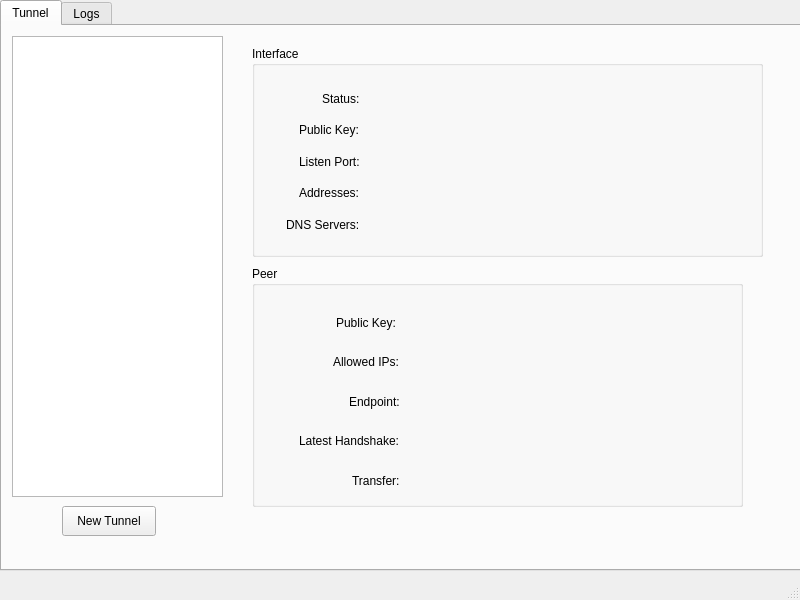
<?xml version="1.0" encoding="UTF-8"?>
<ui version="4.0">
 <class>MainWindow</class>
 <widget class="QMainWindow" name="MainWindow">
  <property name="geometry">
   <rect>
    <x>0</x>
    <y>0</y>
    <width>800</width>
    <height>600</height>
   </rect>
  </property>
  <property name="windowTitle">
   <string>MainWindow</string>
  </property>
  <widget class="QWidget" name="centralwidget">
   <widget class="QTabWidget" name="Tab">
    <property name="geometry">
     <rect>
      <x>0</x>
      <y>0</y>
      <width>801</width>
      <height>571</height>
     </rect>
    </property>
    <property name="currentIndex">
     <number>0</number>
    </property>
    <widget class="QWidget" name="Tunnel">
     <attribute name="title">
      <string>Tunnel</string>
     </attribute>
     <widget class="QListWidget" name="listWidget">
      <property name="geometry">
       <rect>
        <x>10</x>
        <y>10</y>
        <width>211</width>
        <height>461</height>
       </rect>
      </property>
     </widget>
     <widget class="QGroupBox" name="groupBox">
      <property name="geometry">
       <rect>
        <x>250</x>
        <y>240</y>
        <width>491</width>
        <height>241</height>
       </rect>
      </property>
      <property name="title">
       <string>Peer</string>
      </property>
      <widget class="QWidget" name="verticalLayoutWidget_2">
       <property name="geometry">
        <rect>
         <x>20</x>
         <y>40</y>
         <width>131</width>
         <height>191</height>
        </rect>
       </property>
       <layout class="QVBoxLayout" name="verticalLayout_2">
        <item alignment="Qt::AlignRight">
         <widget class="QLabel" name="label_6">
          <property name="text">
           <string>Public Key:  </string>
          </property>
         </widget>
        </item>
        <item alignment="Qt::AlignRight">
         <widget class="QLabel" name="label_8">
          <property name="text">
           <string>Allowed IPs: </string>
          </property>
         </widget>
        </item>
        <item alignment="Qt::AlignRight">
         <widget class="QLabel" name="label_7">
          <property name="text">
           <string>Endpoint: </string>
          </property>
         </widget>
        </item>
        <item alignment="Qt::AlignRight">
         <widget class="QLabel" name="label_10">
          <property name="text">
           <string>Latest Handshake: </string>
          </property>
         </widget>
        </item>
        <item alignment="Qt::AlignRight">
         <widget class="QLabel" name="label_9">
          <property name="text">
           <string>Transfer: </string>
          </property>
         </widget>
        </item>
       </layout>
      </widget>
      <widget class="QWidget" name="verticalLayoutWidget_4">
       <property name="geometry">
        <rect>
         <x>180</x>
         <y>40</y>
         <width>311</width>
         <height>191</height>
        </rect>
       </property>
       <layout class="QVBoxLayout" name="verticalLayout_4">
        <item>
         <widget class="QLabel" name="peer_public_key">
          <property name="text">
           <string/>
          </property>
         </widget>
        </item>
        <item>
         <widget class="QLabel" name="peer_allowed_ip">
          <property name="text">
           <string/>
          </property>
         </widget>
        </item>
        <item>
         <widget class="QLabel" name="peer_endpoint">
          <property name="text">
           <string/>
          </property>
         </widget>
        </item>
        <item>
         <widget class="QLabel" name="peer_latest_handshake">
          <property name="text">
           <string/>
          </property>
         </widget>
        </item>
        <item>
         <widget class="QLabel" name="peer_transfer">
          <property name="text">
           <string/>
          </property>
         </widget>
        </item>
       </layout>
      </widget>
     </widget>
     <widget class="QGroupBox" name="groupBox_2">
      <property name="geometry">
       <rect>
        <x>250</x>
        <y>20</y>
        <width>511</width>
        <height>211</height>
       </rect>
      </property>
      <property name="font">
       <font>
        <underline>false</underline>
        <strikeout>false</strikeout>
       </font>
      </property>
      <property name="title">
       <string>Interface</string>
      </property>
      <property name="checkable">
       <bool>false</bool>
      </property>
      <widget class="QWidget" name="verticalLayoutWidget">
       <property name="geometry">
        <rect>
         <x>20</x>
         <y>40</y>
         <width>91</width>
         <height>151</height>
        </rect>
       </property>
       <layout class="QVBoxLayout" name="verticalLayout">
        <item alignment="Qt::AlignRight">
         <widget class="QLabel" name="label">
          <property name="text">
           <string>Status: </string>
          </property>
         </widget>
        </item>
        <item alignment="Qt::AlignRight">
         <widget class="QLabel" name="label_2">
          <property name="text">
           <string>Public Key: </string>
          </property>
         </widget>
        </item>
        <item alignment="Qt::AlignRight">
         <widget class="QLabel" name="label_3">
          <property name="text">
           <string>Listen Port: </string>
          </property>
         </widget>
        </item>
        <item alignment="Qt::AlignRight">
         <widget class="QLabel" name="label_4">
          <property name="text">
           <string>Addresses: </string>
          </property>
         </widget>
        </item>
        <item alignment="Qt::AlignRight">
         <widget class="QLabel" name="label_5">
          <property name="text">
           <string>DNS Servers: </string>
          </property>
         </widget>
        </item>
       </layout>
      </widget>
      <widget class="QWidget" name="verticalLayoutWidget_3">
       <property name="geometry">
        <rect>
         <x>140</x>
         <y>40</y>
         <width>351</width>
         <height>151</height>
        </rect>
       </property>
       <layout class="QVBoxLayout" name="verticalLayout_3">
        <item>
         <widget class="QLabel" name="interface_status">
          <property name="text">
           <string/>
          </property>
         </widget>
        </item>
        <item>
         <widget class="QLabel" name="interface_public_key">
          <property name="text">
           <string/>
          </property>
         </widget>
        </item>
        <item>
         <widget class="QLabel" name="interface_listen_port">
          <property name="text">
           <string/>
          </property>
         </widget>
        </item>
        <item>
         <widget class="QLabel" name="interface_listen_address">
          <property name="text">
           <string/>
          </property>
         </widget>
        </item>
        <item>
         <widget class="QLabel" name="interface_dns_server">
          <property name="text">
           <string/>
          </property>
         </widget>
        </item>
       </layout>
      </widget>
     </widget>
     <widget class="QPushButton" name="btnNewTunnel">
      <property name="geometry">
       <rect>
        <x>60</x>
        <y>480</y>
        <width>94</width>
        <height>30</height>
       </rect>
      </property>
      <property name="text">
       <string>New Tunnel</string>
      </property>
     </widget>
    </widget>
    <widget class="QWidget" name="Log">
     <attribute name="title">
      <string>Logs</string>
     </attribute>
     <widget class="QTextBrowser" name="textBrowser">
      <property name="geometry">
       <rect>
        <x>20</x>
        <y>20</y>
        <width>751</width>
        <height>481</height>
       </rect>
      </property>
     </widget>
    </widget>
   </widget>
  </widget>
  <widget class="QMenuBar" name="menubar">
   <property name="geometry">
    <rect>
     <x>0</x>
     <y>0</y>
     <width>800</width>
     <height>27</height>
    </rect>
   </property>
  </widget>
  <widget class="QStatusBar" name="statusbar"/>
 </widget>
 <resources/>
 <connections/>
</ui>
